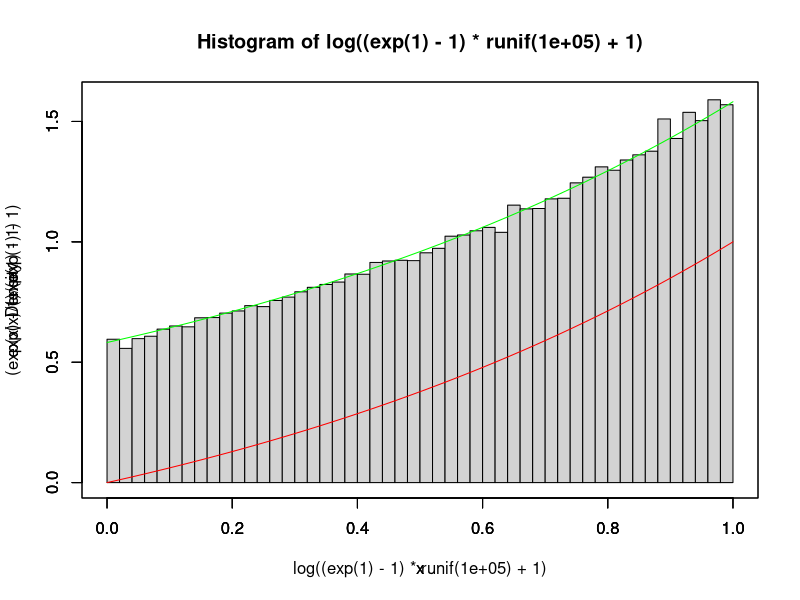

The R script that drew this image:
# Title     : TODO
# Objective : TODO
# Created by: SCDX
# Created on: 2020/9/30

# f(x) = (e*x) / (e-1) , 0 =< x =<1
hist(log((exp(1)-1)*runif(100000)+1), freq = F, xlim = c(0, 1), ylim=c(0,1.6), breaks = 50)
par(new = T)
curve((exp(x) - 1) / (exp(1) - 1), xlim = c(0, 1), ylim=c(0,1.6), col = "red")
par(new = T)
curve(exp(x) / (exp(1) - 1), ylim=c(0,1.6), col = "green")


